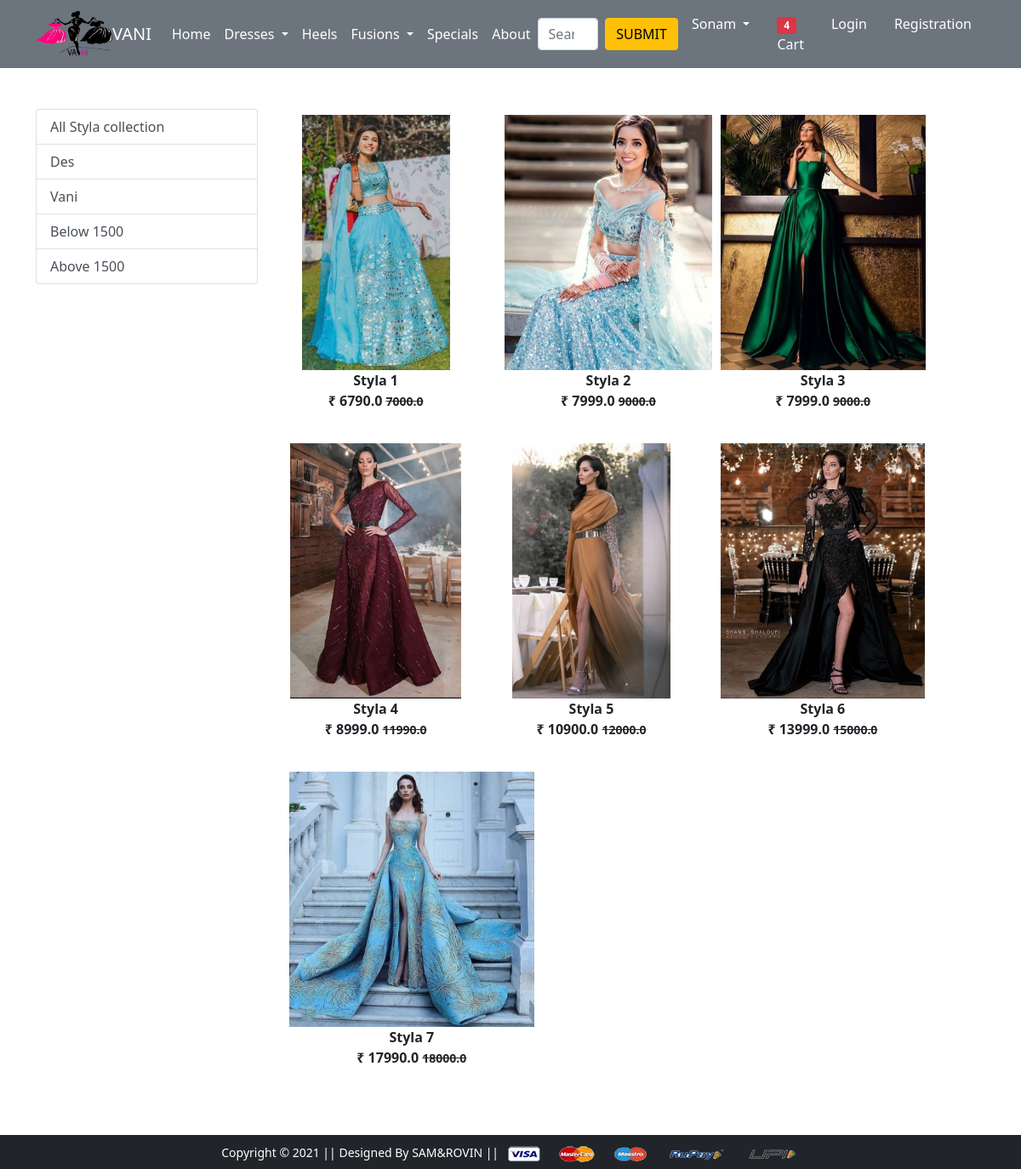
/styla/, run on the app's committed database.
### app/models.py (models this page shows)
class Product(models.Model):
    title= models.CharField(max_length=100)
    selling_price = models.FloatField()
    discounted_price = models.FloatField()
    description = models.TextField()
    brand = models.CharField(max_length=100)
    category = models.CharField(choices=CATEGORY_CHOICES,max_length=2)
    product_image = models.ImageField(upload_to ='productimg')

### app/views.py (the view)
# urls.py: path('styla/', views.stylaf, name='stylaf'),
def stylaf(request, data=None):
  if data == None:
    styla = Product.objects.filter(category='S')
  elif data == 'des' or data == 'vani' :
    styla = Product.objects.filter(category='S').filter(brand=data)
  elif data =='below':
    styla = Product.objects.filter(category='S').filter(discounted_price__lt=1500)
  elif data == 'above':
    styla = Product.objects.filter(category='S').filter(discounted_price__gt=1500)
  return render(request,'app/stylaf.html', {'styla':styla} )

### app/templates/app/stylaf.html (shortened to what this page needs)
{% extends 'app/base.html' %} {% load static %}  {% block main-content %}
<div class="container my-5">
  <div class="row">
    <div class="col-sm-3">
      <div class="list-group">
        <a
          href="{% url 'stylaf'%}"
          class="list-group-item list-group-item-action"
          aria-current="true"
          >All Styla collection</a
        >
        <a
          href="{% url 'stylafdata' 'des'%}"
          class="list-group-item list-group-item-action"
          aria-current="true"
          >Des</a
        >
        <a
          href="{% url 'stylafdata' 'vani'%}"
          class="list-group-item list-group-item-action"
          >Vani</a
        >
        <a
          href="{% url 'stylafdata' 'below'%}"
          class="list-group-item list-group-item-action"
          >Below 1500</a
        >
        <a
          href="{% url 'stylafdata' 'above'%}"
          class="list-group-item list-group-item-action"
          >Above 1500</a
        >
      </div>
    </div>
    <div class="col-sm-8">
      <div class="row">
        {%for product in styla%}
        <div class="col-sm-4 text-center mb-4">
          <a href="{% url 'product-detail' product.id %}" class="btn">
            <div class="item">
              <img src="{{product.product_image.url}}" alt="" height="300" />
              <div class="fw-bold">{{product.title}}</div>
              <div class="fw-bold">
                ₹ {{product.discounted_price}}
                <small class="=fw-light text-decoration-line-through"
                  >{{product.selling_price}}</small
                >
              </div>
            </div>
          </a>
        </div>
        {% endfor %}
      </div>
    </div>
  </div>
</div>
{% endblock main-content %}

### data on the page
Product: product_image (picture), title "Styla 1", discounted_price "6790.0", selling_price "7000.0"
Product: product_image (picture), title "Styla 2", discounted_price "7999.0", selling_price "9000.0"
Product: product_image (picture), title "Styla 3", discounted_price "7999.0", selling_price "9000.0"
Product: product_image (picture), title "Styla 4", discounted_price "8999.0", selling_price "11990.0"
Product: product_image (picture), title "Styla 5", discounted_price "10900.0", selling_price "12000.0"
Product: product_image (picture), title "Styla 6", discounted_price "13999.0", selling_price "15000.0"
Product: product_image (picture), title "Styla 7", discounted_price "17990.0", selling_price "18000.0"
